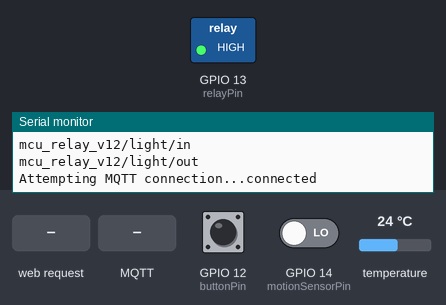
Bench run of a sketch on a simulated ESP8266 (NodeMCU). On the bench: switched loads named in the sketch (green lamp = pin HIGH), the last lines printed to the serial monitor. The test bench sets the inputs (shaded band); at power-on: GPIO 12 (buttonPin) LOW, GPIO 14 (motionSensorPin) LOW, temperature 24 °C. WiFi joins after 1.5 s; servers stay silent unless stated; no MQTT or app messages arrive unless stated.

Above: at 2.7 s.
2.8 s: GPIO 12 (buttonPin) pulled HIGH for 0.15 s
At 3.4 s:
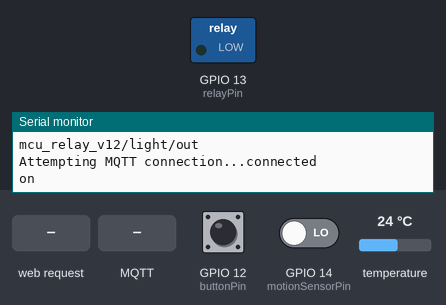
4.4 s: GPIO 14 (motionSensorPin) driven HIGH
11.5 s: HTTP request GET /app?swich=1 received
13.0 s: MQTT message "1" arrives on the first subscribed topic
14.5 s: GPIO 12 (buttonPin) pulled HIGH for 1 s
At 15.0 s:
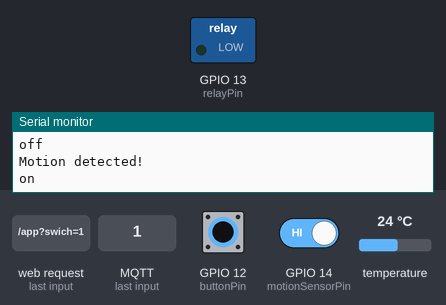
17.0 s: MQTT message "0" arrives on the first subscribed topic
Timing chart, 0 to 19.5 s (numbered marks = the images above; inputs shaded):
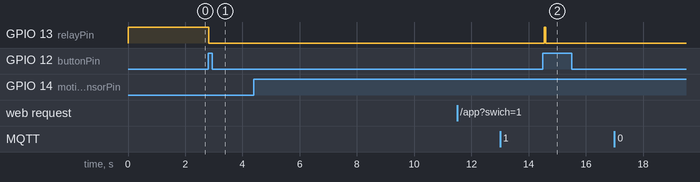

The sketch:

nodemcu_relay_bmp280_motion_sensor.ino
```cpp
#include <ESP8266WiFi.h>          //https://github.com/esp8266/Arduino

//needed for library
#include <DNSServer.h>
#include <ESP8266WebServer.h>
#include <WiFiManager.h>         //https://github.com/tzapu/WiFiManager
#include <PubSubClient.h>

#include <Wire.h>
#include <SPI.h>
#include <Adafruit_BMP280.h>

#define mqtt_server "192.168.1.10"
#define mqtt_port 1883

String in_topic = String("light/in");
String out_topic = String("light/out");

String temperature_topic = String("sensor/temperature");

String deviceName = String("mcu_relay_v12");

Adafruit_BMP280 bmp; // I2C

ESP8266WebServer server(80);
PubSubClient client;
WiFiClient espClient;

int motionSensorPin = 14; //D5(gpio14)
int relayPin = 13; // D7(gpio13)
int buttonPin = 12; //D6(gpio12)
boolean montionIsEnabled = true;
void setup() {
  Serial.begin(115200);
  Serial.println("Starting...");

  pinMode(relayPin, OUTPUT);
  pinMode(buttonPin, INPUT);

  if (digitalRead(buttonPin) == HIGH) {
    Serial.println("Motion sensor is disable, push the button when start the box");
    montionIsEnabled = false;
  } else {
    pinMode(motionSensorPin, INPUT);
    Serial.println("Motion sensor is enabled");
  }

  digitalWrite(relayPin, HIGH);

  if (!bmp.begin(0x76)) {
    Serial.println(F("Could not find a valid BMP280 sensor, check wiring!"));
    while (1);
  }

  temperature_topic = String(deviceName + "/" + temperature_topic);
  in_topic = String(deviceName + "/" + in_topic);
  out_topic = String(deviceName + "/" + out_topic);

  WiFiManager wifiManager;
  wifiManager.autoConnect(deviceName.c_str());

  // Start the server
  server.begin();
  Serial.println("Server started");

  client.setClient(espClient);
  client.setServer(mqtt_server, mqtt_port);
  client.setCallback(callback);

  // Print the IP address
  Serial.print(WiFi.localIP());
  Serial.println("/app?swich=1");
  Serial.print(WiFi.localIP());
  Serial.println("/app?swich=0");

  Serial.println(in_topic);
  Serial.println(out_topic);

  server.on("/app", handleSpecificArg); //Associate the handler
}

void handleSpecificArg() {

  String swich = "";

  if (server.arg("swich") != "") {   //Parameter not found
    swich = server.arg("swich");
    if (swich == "1") {
      relayOn();
    } else if (swich == "0") {
      relayOff();
    }
    Serial.println(server.arg("swich"));
  }

  server.send(200, "text/plain", swich);          //Returns the HTTP response
}

void reconnect() {
  // Loop until we're reconnected
  while (!client.connected()) {
    Serial.print("Attempting MQTT connection...");
    // Attempt to connect
    if (client.connect(String("ESP8266Client_" + deviceName).c_str())) {
      Serial.println("connected");
      client.subscribe(in_topic.c_str());
    } else {
      Serial.print("failed, rc=");
      Serial.print(client.state());
      Serial.println(" try again in 5 seconds");
      // Wait 5 seconds before retrying
      delay(5000);
    }
  }
}

void callback(char* topic, byte* payload, unsigned int length) {
  Serial.print("Message arrived [");
  Serial.print(topic);
  Serial.print("] ");
  for (int i = 0; i < length; i++) {
    char receivedChar = (char)payload[i];
    Serial.print(receivedChar);
    if (receivedChar == '0') {
      relayOff();
    }
    if (receivedChar == '1') {
      relayOn();
    }
  }
}

int currentButtonState = 0;
int lastButtonState = 0;

int buttonState = 0;
int buttonON = 0;
unsigned long previousMillisMotion = 0;
const long interval = 20000;

unsigned long previousMillistTemp = 0;
const long intervalTemp = 10000;

void loop() {

  if (!client.connected()) {
    reconnect();
  }
  client.loop();

  unsigned long currentMillis = millis();

  if (montionIsEnabled && digitalRead(motionSensorPin) && previousMillisMotion == 0) {
    previousMillisMotion = currentMillis;
    Serial.println("Motion detected!");
    relayOn();
  }

  if (previousMillisMotion > 0 && currentMillis - previousMillisMotion >= interval && !digitalRead(motionSensorPin)) {
    Serial.println("Motion ended!");
    relayOff();
  }

  currentButtonState = digitalRead(buttonPin);
  if (currentButtonState != lastButtonState) {
    if (currentButtonState == HIGH && digitalRead(relayPin) == LOW) {
      relayOff();
    } else if (currentButtonState == HIGH && digitalRead(relayPin) == HIGH) {
      relayOn();
    }
  }

  lastButtonState = currentButtonState;

  if (currentMillis - previousMillistTemp >= intervalTemp) {
    previousMillistTemp = currentMillis;
    sentTemp();
  }

  server.handleClient();    //Handling of incoming requests
  delay(50);
}

void sentTemp() {
  Serial.print(F("Temperature = "));
  Serial.print(bmp.readTemperature());
  Serial.println(" *C");
  client.publish(temperature_topic.c_str(), String(bmp.readTemperature()).c_str(), true);
}

void relayOff() {
  Serial.println("off");
  previousMillisMotion = 0;
  digitalWrite(relayPin, HIGH);
  client.publish(out_topic.c_str(), String(0).c_str(), true);
}

void relayOn() {
  Serial.println("on");
  digitalWrite(relayPin, LOW);
  client.publish(out_topic.c_str(), String(1).c_str(), true);
}
```

Measured:
- after the input at 2.8 s, GPIO 13 (relayPin): HIGH → LOW at once
- after the input at 14.5 s, GPIO 13 (relayPin): LOW → HIGH at once, → LOW 0.05 s later
